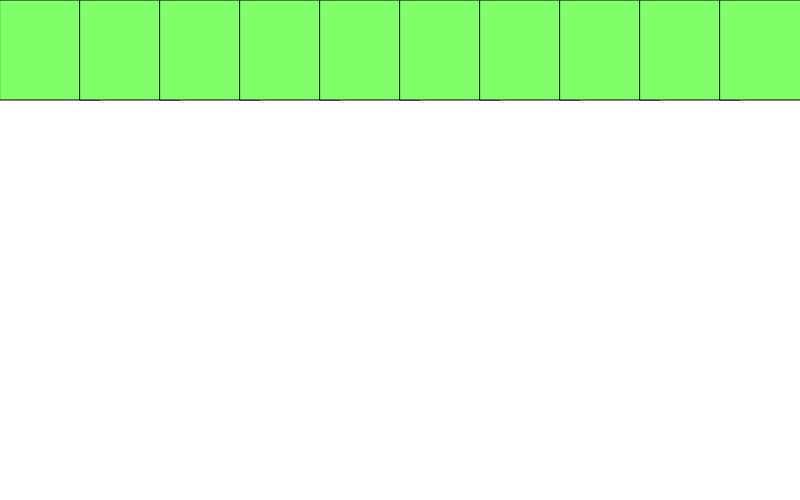
Frame 1 (no input)
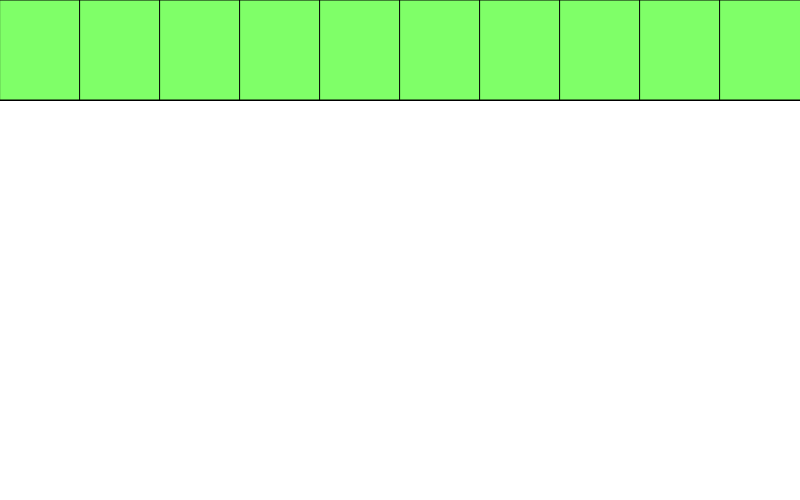
Frame 60 (no input)
Frame 120 (the mouse pressed at the canvas centre since frame 60): identical to frame 60, image omitted

The p5.js sketch that drew these frames (run headless with seeded random() and noise() and a simulated clock; from frame 60 on, the mouse is pressed at the canvas centre):

// p5.js sketch
// ── sketch.js
function setup() {

	createCanvas(800,500);
	colorMode(HSB, width, height, 100);
	//Disabling the no stroke so we can see the individual rectangles on the screen
	//noStroke();

}

function draw() {

	//Looping the rectangle to create a row of 10 rectangles across the canvas
	//gridX is used to determine the position of the rectangles along the X axis
	for(var gridX = 0; gridX<800; gridX+=80){
		fill(246, 296, 158)
		rect(gridX,0, 100, 100)
	}
	
}
